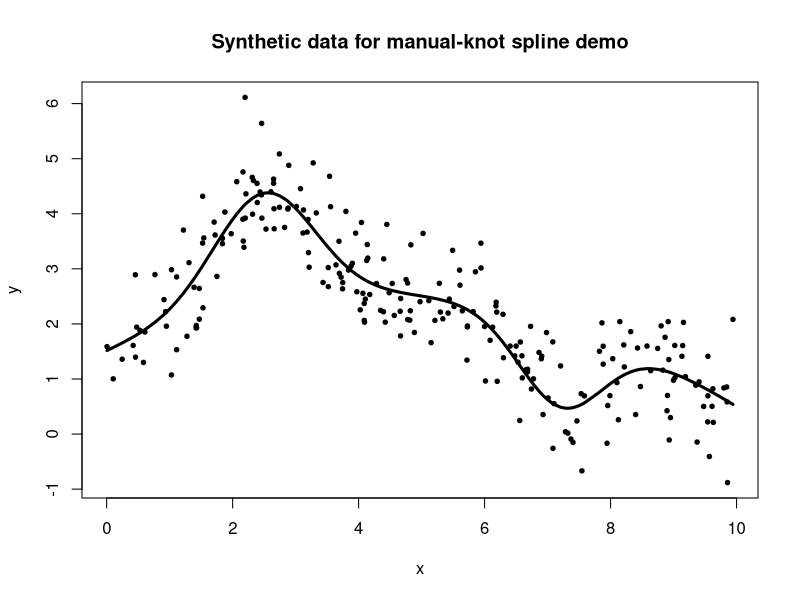
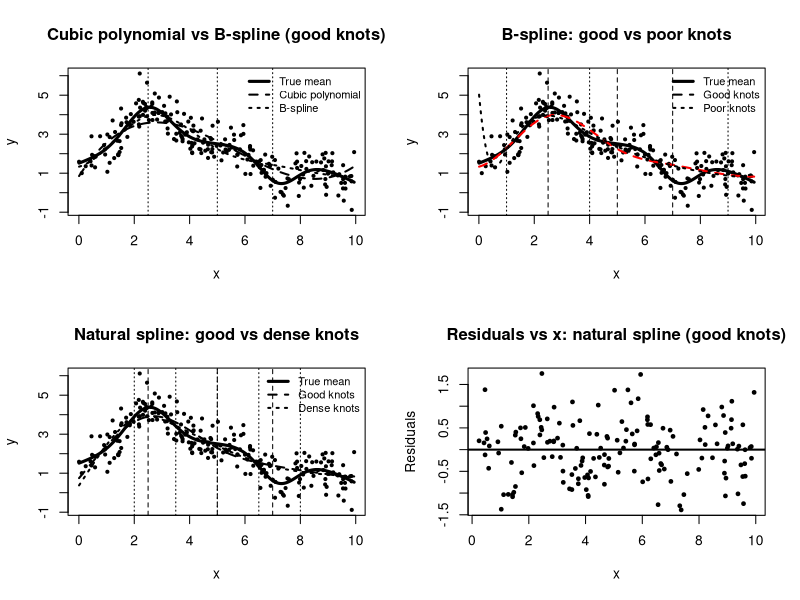
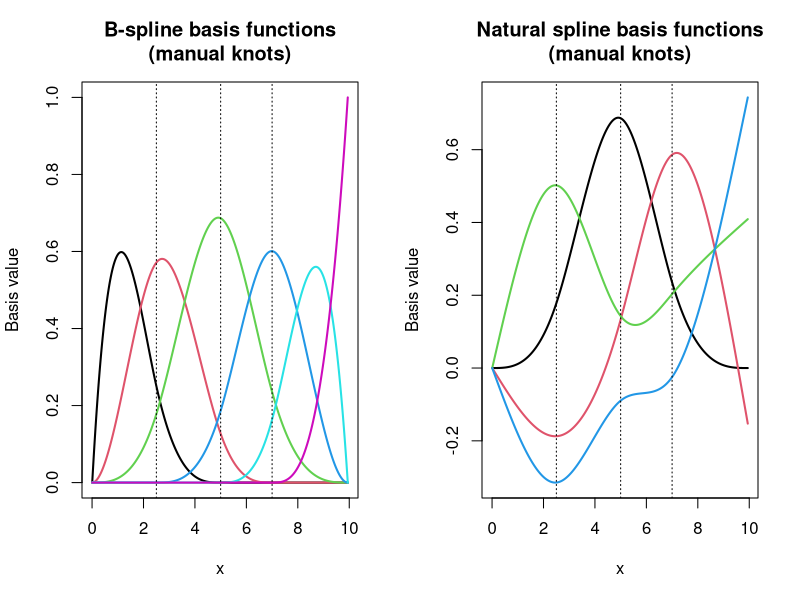

Recreate these plots in R, in order. (Note: this script raises an error after producing the figures.)
## ============================================================
## SPLINE DEMO WITH MANUAL KNOT PLACEMENT
## Goals:
##   1. Simulate nonlinear data
##   2. Fit piecewise cubic spline models with manually chosen knots
##   3. Compare different knot placements
##   4. Visualize spline basis functions
##   5. Examine diagnostics
##   6. Compare models using test MSE and AIC
##
## Uses:
##   splines::bs()   for B-splines with manual knot placement
##   splines::ns()   for natural cubic splines with manual knot placement
## ============================================================

set.seed(123)

library(splines)

## ------------------------------------------------------------
## 1. Simulate synthetic data
## ------------------------------------------------------------
n <- 240
x <- sort(runif(n, 0, 10))

## True nonlinear mean with local features
f_true <- function(x) {
  1.5 +
    0.5 * x -
    0.06 * x^2 +
    2.0 * exp(-0.8 * (x - 2.5)^2) -
    1.5 * exp(-1.1 * (x - 7.2)^2)
}

mu <- f_true(x)
sigma <- 0.6
y <- mu + rnorm(n, sd = sigma)

dat <- data.frame(x = x, y = y, mu = mu)

## Train/test split
set.seed(456)
train_id <- sample(seq_len(n), size = round(0.7 * n))
train <- dat[train_id, ]
test  <- dat[-train_id, ]

## ------------------------------------------------------------
## 2. Initial plot
## ------------------------------------------------------------
plot(dat$x, dat$y,
     pch = 19, cex = 0.6,
     xlab = "x", ylab = "y",
     main = "Synthetic data for manual-knot spline demo")
lines(dat$x, dat$mu, lwd = 3)

cat("\nWe will fit spline models with manually chosen knots.\n")
cat("The solid curve is the true mean function.\n")

## ------------------------------------------------------------
## 3. Choose manual knot locations
## ------------------------------------------------------------
## A reasonable set: place knots near regions where curvature changes
knots_good <- c(2.5, 5.0, 7.0)

## A poorer set: knots less aligned with curvature
knots_poor <- c(1.0, 4.0, 9.0)

## A denser set
knots_dense <- c(2.0, 3.5, 5.0, 6.5, 8.0)

cat("\nManual knot choices:\n")
cat("Good knots :", paste(knots_good, collapse = ", "), "\n")
cat("Poor knots :", paste(knots_poor, collapse = ", "), "\n")
cat("Dense knots:", paste(knots_dense, collapse = ", "), "\n")

## ------------------------------------------------------------
## 4. Fit spline models with manual knots
## ------------------------------------------------------------
## Cubic B-splines
m_bs_good  <- lm(y ~ bs(x, knots = knots_good, degree = 3), data = train)
m_bs_poor  <- lm(y ~ bs(x, knots = knots_poor, degree = 3), data = train)
m_bs_dense <- lm(y ~ bs(x, knots = knots_dense, degree = 3), data = train)

## Natural cubic splines
m_ns_good  <- lm(y ~ ns(x, knots = knots_good), data = train)
m_ns_poor  <- lm(y ~ ns(x, knots = knots_poor), data = train)
m_ns_dense <- lm(y ~ ns(x, knots = knots_dense), data = train)

## Polynomial benchmark
m_cubic <- lm(y ~ x + I(x^2) + I(x^3), data = train)

models <- list(
  cubic_poly = m_cubic,
  bs_good = m_bs_good,
  bs_poor = m_bs_poor,
  bs_dense = m_bs_dense,
  ns_good = m_ns_good,
  ns_poor = m_ns_poor,
  ns_dense = m_ns_dense
)

## ------------------------------------------------------------
## 5. Plot fitted curves with knots shown
## ------------------------------------------------------------
x_grid <- seq(min(dat$x), max(dat$x), length.out = 400)
grid_df <- data.frame(x = x_grid)

pred_cubic    <- predict(m_cubic, newdata = grid_df)
pred_bs_good  <- predict(m_bs_good, newdata = grid_df)
pred_bs_poor  <- predict(m_bs_poor, newdata = grid_df)
pred_bs_dense <- predict(m_bs_dense, newdata = grid_df)
pred_ns_good  <- predict(m_ns_good, newdata = grid_df)
pred_ns_poor  <- predict(m_ns_poor, newdata = grid_df)
pred_ns_dense <- predict(m_ns_dense, newdata = grid_df)

par(mfrow = c(2, 2))

plot(dat$x, dat$y,
     pch = 19, cex = 0.5,
     xlab = "x", ylab = "y",
     main = "Cubic polynomial vs B-spline (good knots)")
lines(x_grid, f_true(x_grid), lwd = 3)
lines(x_grid, pred_cubic, lwd = 2, lty = 2)
lines(x_grid, pred_bs_good, lwd = 2, lty = 3)
abline(v = knots_good, lty = 3)
legend("topright",
       legend = c("True mean", "Cubic polynomial", "B-spline"),
       lty = c(1, 2, 3), lwd = c(3, 2, 2), bty = "n", cex = 0.8)

plot(dat$x, dat$y,
     pch = 19, cex = 0.5,
     xlab = "x", ylab = "y",
     main = "B-spline: good vs poor knots")
lines(x_grid, f_true(x_grid), lwd = 3)
lines(x_grid, pred_bs_good, lwd = 2, lty = 2, col="red")
lines(x_grid, pred_bs_poor, lwd = 2, lty = 3)
abline(v = knots_good, lty = 2)
abline(v = knots_poor, lty = 3)
legend("topright",
       legend = c("True mean", "Good knots", "Poor knots"),
       lty = c(1, 2, 3), lwd = c(3, 2, 2), bty = "n", cex = 0.8)

plot(dat$x, dat$y,
     pch = 19, cex = 0.5,
     xlab = "x", ylab = "y",
     main = "Natural spline: good vs dense knots")
lines(x_grid, f_true(x_grid), lwd = 3)
lines(x_grid, pred_ns_good, lwd = 2, lty = 2)
lines(x_grid, pred_ns_dense, lwd = 2, lty = 3)
abline(v = knots_good, lty = 2)
abline(v = knots_dense, lty = 3)
legend("topright",
       legend = c("True mean", "Good knots", "Dense knots"),
       lty = c(1, 2, 3), lwd = c(3, 2, 2), bty = "n", cex = 0.8)

plot(train$x, resid(m_ns_good),
     pch = 19, cex = 0.6,
     xlab = "x", ylab = "Residuals",
     main = "Residuals vs x: natural spline (good knots)")
abline(h = 0, lwd = 2)

par(mfrow = c(1, 1))

cat("\nTeaching point:\n")
cat("* Knot placement determines where the spline is allowed extra flexibility.\n")
cat("* Good knots are placed where the function bends or changes behavior.\n")
cat("* Poor knot placement may miss local structure or waste flexibility.\n")

## ------------------------------------------------------------
## 6. Plot basis functions directly
## ------------------------------------------------------------
## This is very useful pedagogically.
B_bs_good <- bs(x_grid, knots = knots_good, degree = 3)
B_ns_good <- ns(x_grid, knots = knots_good)

par(mfrow = c(1, 2))

matplot(x_grid, B_bs_good,
        type = "l", lty = 1, lwd = 2,
        xlab = "x", ylab = "Basis value",
        main = "B-spline basis functions\n(manual knots)")
abline(v = knots_good, lty = 3)

matplot(x_grid, B_ns_good,
        type = "l", lty = 1, lwd = 2,
        xlab = "x", ylab = "Basis value",
        main = "Natural spline basis functions\n(manual knots)")
abline(v = knots_good, lty = 3)

par(mfrow = c(1, 1))

cat("\nBasis-function interpretation:\n")
cat("* The fitted spline is a linear combination of these basis functions.\n")
cat("* Different knot placements change the basis functions, and therefore the fit.\n")

## ------------------------------------------------------------
## 7. Numeric model comparison
## ------------------------------------------------------------
mse <- function(y, yhat) mean((y - yhat)^2)

perf_tab <- data.frame(
  model = names(models),
  AIC = sapply(models, AIC),
  train_MSE = sapply(models, function(m) mse(train$y, fitted(m))),
  test_MSE = sapply(models, function(m) mse(test$y, predict(m, newdata = test)))
)

perf_tab <- perf_tab[order(perf_tab$test_MSE), ]

cat("\n--- Model comparison ---\n")
print(round(perf_tab, 3), row.names = FALSE)

cat("\nInterpretation:\n")
cat("* Compare AIC and test MSE together.\n")
cat("* A flexible spline can outperform a cubic polynomial if the truth has local features.\n")
cat("* But too many knots may increase variance and hurt test performance.\n")

## ------------------------------------------------------------
## 8. Diagnostics for selected models
## ------------------------------------------------------------
diagnose_model <- function(fit, name) {
  cat("\n============================================================\n")
  cat("Diagnostics for:", name, "\n")
  cat("============================================================\n")
  print(summary(fit))
  
  par(mfrow = c(2, 2))
  plot(fit)
  par(mfrow = c(1, 1))
  
  plot(train$x, resid(fit),
       pch = 19, cex = 0.6,
       xlab = "x", ylab = "Residuals",
       main = paste("Residuals vs x:", name))
  abline(h = 0, lwd = 2)
  
  ord <- order(train$x)
  smooth_vals <- predict(loess(resid(fit) ~ x, data = train))
  lines(train$x[ord], smooth_vals[ord], lwd = 2)
}

diagnose_model(m_cubic, "Cubic polynomial")
diagnose_model(m_ns_good, "Natural spline (good knots)")
diagnose_model(m_ns_poor, "Natural spline (poor knots)")

cat("\nDiagnostic guidance:\n")
cat("* Residual curvature suggests mean misspecification.\n")
cat("* A good spline should remove systematic residual structure better than a poor knot choice.\n")
cat("* If a model is too flexible, watch for unstable boundary behavior or leverage issues.\n")

## ------------------------------------------------------------
## 9. Confidence intervals for a manually-knotted natural spline
## ------------------------------------------------------------
pred_obj <- predict(m_ns_good, newdata = grid_df, se.fit = TRUE)
upper <- pred_obj$fit + 1.96 * pred_obj$se.fit
lower <- pred_obj$fit - 1.96 * pred_obj$se.fit

plot(dat$x, dat$y,
     pch = 19, cex = 0.5,
     xlab = "x", ylab = "y",
     main = "Natural spline with manual knots and 95% CI")
lines(x_grid, f_true(x_grid), lwd = 3)
lines(x_grid, pred_obj$fit, lwd = 2, lty = 2)
lines(x_grid, upper, lwd = 1, lty = 3)
lines(x_grid, lower, lwd = 1, lty = 3)
abline(v = knots_good, lty = 3)
legend("topright",
       legend = c("True mean", "Spline fit", "95% CI", "Knots"),
       lty = c(1, 2, 3, 3), lwd = c(3, 2, 1, 1), bty = "n", cex = 0.8)

## ------------------------------------------------------------
## 10. Manual knot placement via truncated power basis
## Optional advanced section: show equivalence in spirit
## ------------------------------------------------------------
## A cubic spline truncated power basis:
## y ~ x + x^2 + x^3 + (x-k1)_+^3 + (x-k2)_+^3 + ...
## This is pedagogically useful even if bs()/ns() are preferred in practice.

tp_basis <- function(x, knots) {
  out <- cbind(
    x,
    x^2,
    x^3
  )
  for (k in knots) {
    out <- cbind(out, pmax(x - k, 0)^3)
  }
  colnames(out) <- c("x", "x2", "x3", paste0("tp_", knots))
  out
}

B_tp <- tp_basis(train$x, knots_good)
tp_df <- data.frame(y = train$y, B_tp)

m_tp <- lm(y ~ ., data = tp_df)

## Predict on grid
B_tp_grid <- tp_basis(x_grid, knots_good)
grid_tp <- data.frame(B_tp_grid)
pred_tp <- predict(m_tp, newdata = grid_tp)

plot(dat$x, dat$y,
     pch = 19, cex = 0.5,
     xlab = "x", ylab = "y",
     main = "Truncated power basis spline (manual knots)")
lines(x_grid, f_true(x_grid), lwd = 3)
lines(x_grid, pred_tp, lwd = 2, lty = 2)
abline(v = knots_good, lty = 3)
legend("topright",
       legend = c("True mean", "Truncated power spline", "Knots"),
       lty = c(1, 2, 3), lwd = c(3, 2, 1), bty = "n", cex = 0.8)

cat("\nAdvanced point:\n")
cat("* The truncated power basis gives a direct mathematical construction of a spline-like fit.\n")
cat("* In practice, bs() and ns() are preferred for numerical stability.\n")

## ------------------------------------------------------------
## 11. Final teaching summary
## ------------------------------------------------------------
cat("\n============================================================\n")
cat("FINAL TEACHING SUMMARY\n")
cat("============================================================\n")
cat("1. Manual knot placement lets you decide where the model needs local flexibility.\n")
cat("2. Knots should usually be placed where the function bends, changes slope, or has local features.\n")
cat("3. Poor knot placement can miss important structure or waste flexibility.\n")
cat("4. Natural splines generally behave better at the boundaries than unrestricted cubic splines.\n")
cat("5. Spline regression is still linear regression on transformed basis functions.\n")
cat("6. Use plots, residual diagnostics, and test error to assess spline quality.\n")
